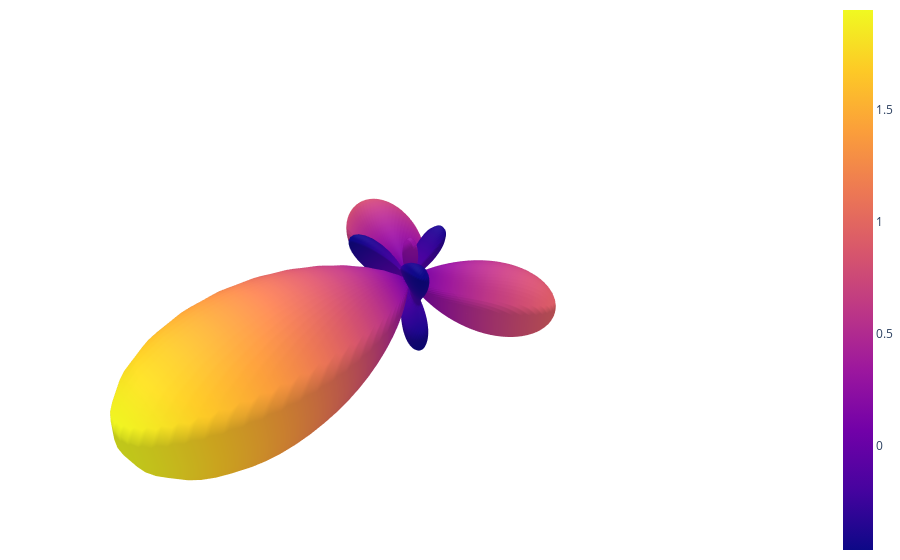

The cell this chart's notebook holds for it:
### Code cell
visualize(true_sig)

### Figure 1 — Plotly figure (JSON) as saved in the notebook; plotly's stock layout.template omitted (floating-point values rounded to 4 significant figures; data arrays with more than 128 entries replaced by an {"elided": "..."} marker saying what was removed)
{"data": [{"surfacecolor": {"elided": "100x100 float values"}, "type": "surface", "x": {"elided": "100x100 float values"}, "y": {"elided": "100x100 float values"}, "z": {"elided": "100x100 float values"}}], "layout": {"margin": {"b": 0, "l": 0, "r": 0, "t": 0}, "paper_bgcolor": "rgba(255,255,255,255)", "plot_bgcolor": "rgba(255,255,255,255)", "scene": {"aspectmode": "cube", "bgcolor": "rgba(255,255,255,255)", "camera": {"eye": {"x": 0.5, "y": 0.5, "z": 0.5}}, "xaxis": {"backgroundcolor": "rgba(255,255,255,255)", "range": [-2.5, 2.5], "showgrid": false, "showticklabels": false, "title": {"text": ""}, "zeroline": false}, "yaxis": {"backgroundcolor": "rgba(255,255,255,255)", "range": [-2.5, 2.5], "showgrid": false, "showticklabels": false, "title": {"text": ""}, "zeroline": false}, "zaxis": {"backgroundcolor": "rgba(255,255,255,255)", "range": [-2.5, 2.5], "showgrid": false, "showticklabels": false, "title": {"text": ""}, "zeroline": false}}}}
